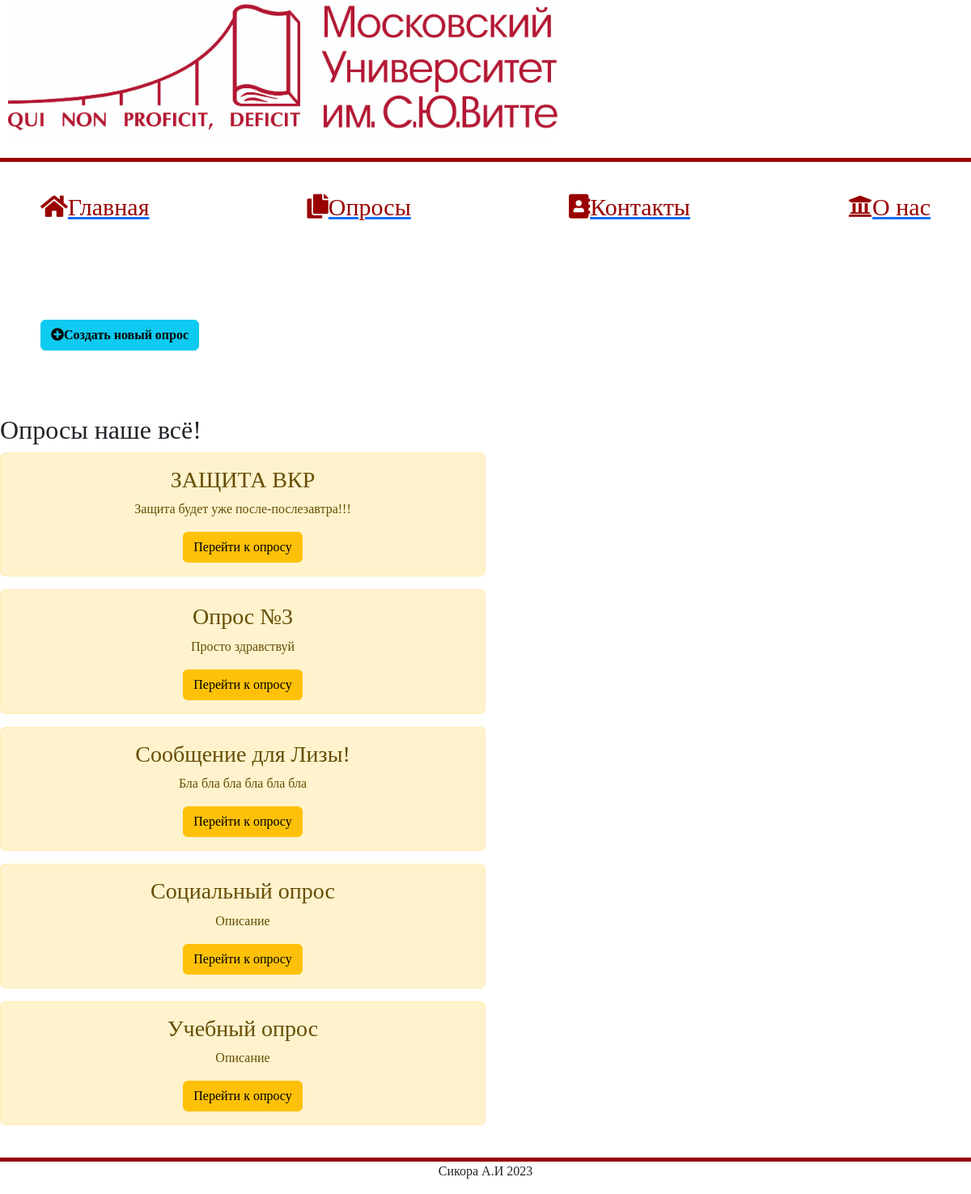
The page /polls on the database its author committed.
### main/models.py (models this page shows, shortened)
class vote(models.Model):
    name = models.CharField('Название',max_length=100)
    full_text = models.TextField('Описание',default='Описание')
    class Meta:
        verbose_name = 'Тема'
        verbose_name_plural = 'Темы'

### main/views.py (the view)
# urls.py: path('polls',views.polls, name='polls'),
def polls(request):
    polls = vote.objects.order_by('name')
    return render(request,'main/polls.html',{'polls': polls})

### main/templates/main/polls.html (shortened to what this page needs)
{% extends 'main/base.html' %}
{% block content %}
<div class="polls">
    <h2>Опросы наше всё!</h2>
    {% for el in polls %}
        <div class="alert alert-warning">
            <h3>{{ el.name }}</h3>
            <p>{{ el.full_text }}</p>
            <a href="{% url 'details_view' el.id %}" class="btn btn-warning">Перейти к опросу</a>
        </div>
    {% endfor %}
</div>
{% endblock %}

### main/templates/main/base.html (shortened to what this page needs)
{% load static %}
<!DOCTYPE html>
<html lang="en">
<head>
    <link rel="stylesheet" href="https://cdn.jsdelivr.net/npm/bootstrap@5.2.3/dist/css/bootstrap.min.css">
    <link rel="stylesheet" href="{% static 'main/css/main.css' %}">
    <link rel="stylesheet" href="https://use.fontawesome.com/releases/v5.8.2/css/all.css">
</head>
<body>
<header>
    <img src="{% static 'main/img/1.jpg' %}" alt="logo">
    <ul class="navbar" >
        <a href="{% url 'home' %}"><li><i class="fas fa-home"></i>Главная</li></a>
        <a href="{% url 'polls' %}"><li><i class="fas fa-copy"></i>Опросы</li></a>
        <a href="{% url 'contacts' %}"><li><i class="fas fa-address-book"></i>Контакты</li></a>
        <a href="{% url 'about' %}"><li><i class="fas fa-university"></i>О нас</li></a>
        <a href="{% url 'create' %}"><li><button class="btn btn-info"><i class="fas fa-plus-circle">Создать новый опрос</i></button></li></a>
    </ul>
</header>
<br>
    <main>
        {% block content %}
        {% endblock %}
    </main>
<br>
<footer>
    <p>Сикора А.И 2023</p>
</footer>
</body>
</html>

### main/static/main/css/main.css (style rules this page uses)
body { font-family: Calibri; background-color:#fff; }
header { background-color:#fff; height:200px; border-bottom: 5px solid #990000; }
header .navbar { float: left; list-style: none; }
header .navbar li { display: block; color: #990000; margin:55px 50px; font-size: 30px; list-style: none; transition: transform .6s ease; }
header img { height:170px; float:left; margin: 0 0 0 10px; }
footer { border-top:5px solid #990000; text-align: center; }
.alert-warning { width: 600px; margin: 20px30%; text-align:center; }

### rows shown on the page
vote: name "ЗАЩИТА ВКР", full_text "Защита будет уже после-послезавтра!!!"
vote: name "Опрос №3", full_text "Просто здравствуй"
vote: name "Сообщение для Лизы!", full_text "Бла бла бла бла бла бла"
vote: name "Социальный опрос", full_text "Описание"
vote: name "Учебный опрос", full_text "Описание"
